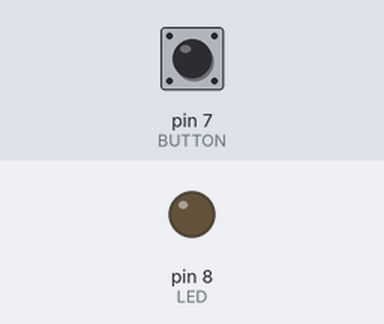
The sketch below on a simulated Arduino Uno, built with avr-gcc and run on an emulated ATmega328P. Shown: output pins drawn as LEDs (lit = HIGH). Inputs (shaded band) come from the test bench; at power-on: pin 7 (BUTTON) LOW.

Above: at 1.2 s.
1.3 s: pin 7 (BUTTON) pulled HIGH for 0.15 s
At 1.37 s:
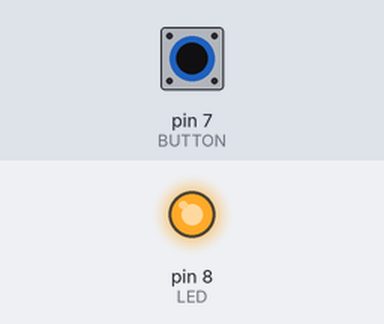
2.9 s: pin 7 (BUTTON) pulled HIGH for 3.2 s
At 7.5 s:
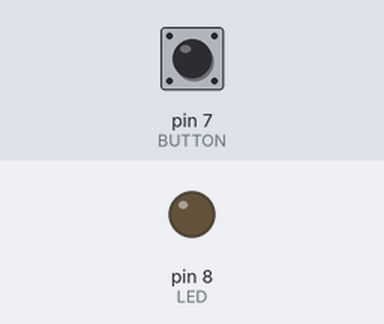
Timing chart, 0 to 9.0 s (numbered marks = the images above; inputs shaded):
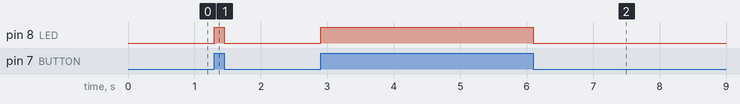

The sketch:

Project_7_Code.ino
```cpp
int BUTTON = 7;
int LED = 8;
void setup()
{
  pinMode(BUTTON, INPUT);
  pinMode(LED, OUTPUT);
}
void loop()
{
  int BUTTONstate = digitalRead(BUTTON);
  if (BUTTONstate == HIGH)
  {
    digitalWrite(LED, HIGH);
  }
  else {
    digitalWrite(LED, LOW);
  }
}
```

Measured:
- after the input at 1.3 s, pin 8 (LED): LOW → HIGH at once, → LOW 0.15 s later
- after the input at 2.9 s, pin 8 (LED): LOW → HIGH at once, → LOW 3.2 s later
